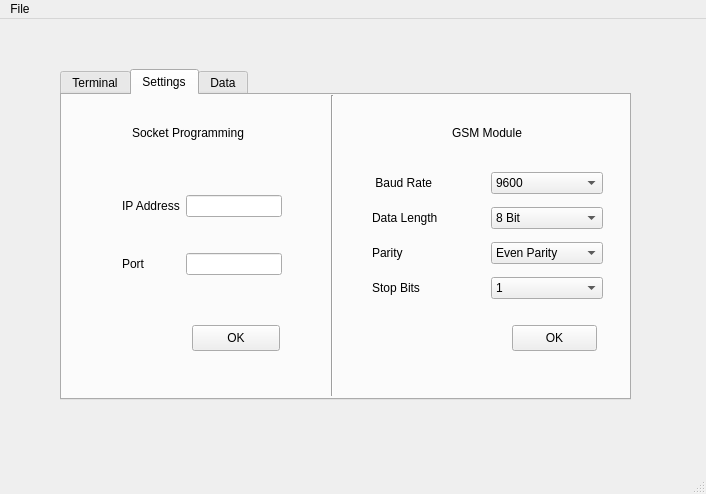
<?xml version="1.0" encoding="UTF-8"?>
<ui version="4.0">
 <class>MainWindow</class>
 <widget class="QMainWindow" name="MainWindow">
  <property name="geometry">
   <rect>
    <x>0</x>
    <y>0</y>
    <width>706</width>
    <height>494</height>
   </rect>
  </property>
  <property name="windowTitle">
   <string>MainWindow</string>
  </property>
  <widget class="QWidget" name="centralwidget">
   <widget class="QTabWidget" name="tabWidget">
    <property name="geometry">
     <rect>
      <x>60</x>
      <y>50</y>
      <width>571</width>
      <height>331</height>
     </rect>
    </property>
    <property name="currentIndex">
     <number>1</number>
    </property>
    <widget class="QWidget" name="tab">
     <attribute name="title">
      <string>Terminal</string>
     </attribute>
     <widget class="QTextBrowser" name="textBrowser">
      <property name="geometry">
       <rect>
        <x>50</x>
        <y>100</y>
        <width>481</width>
        <height>181</height>
       </rect>
      </property>
     </widget>
     <widget class="QPushButton" name="pushButton">
      <property name="geometry">
       <rect>
        <x>330</x>
        <y>300</y>
        <width>71</width>
        <height>26</height>
       </rect>
      </property>
      <property name="text">
       <string>Test </string>
      </property>
     </widget>
     <widget class="QLineEdit" name="lineEdit_9">
      <property name="geometry">
       <rect>
        <x>130</x>
        <y>50</y>
        <width>271</width>
        <height>25</height>
       </rect>
      </property>
     </widget>
     <widget class="QLabel" name="label_13">
      <property name="geometry">
       <rect>
        <x>50</x>
        <y>60</y>
        <width>71</width>
        <height>16</height>
       </rect>
      </property>
      <property name="text">
       <string>Command:</string>
      </property>
     </widget>
     <widget class="QCommandLinkButton" name="commandLinkButton">
      <property name="geometry">
       <rect>
        <x>420</x>
        <y>40</y>
        <width>31</width>
        <height>41</height>
       </rect>
      </property>
      <property name="text">
       <string/>
      </property>
     </widget>
    </widget>
    <widget class="QWidget" name="tab_2">
     <attribute name="title">
      <string>Settings</string>
     </attribute>
     <widget class="QWidget" name="gridLayoutWidget">
      <property name="geometry">
       <rect>
        <x>60</x>
        <y>70</y>
        <width>160</width>
        <height>142</height>
       </rect>
      </property>
      <layout class="QGridLayout" name="gridLayout">
       <item row="1" column="1">
        <widget class="QLineEdit" name="lineEdit"/>
       </item>
       <item row="1" column="0">
        <widget class="QLabel" name="label">
         <property name="text">
          <string>IP Address</string>
         </property>
        </widget>
       </item>
       <item row="2" column="0">
        <widget class="QLabel" name="label_2">
         <property name="text">
          <string>Port</string>
         </property>
        </widget>
       </item>
       <item row="2" column="1">
        <widget class="QLineEdit" name="lineEdit_2"/>
       </item>
      </layout>
     </widget>
     <widget class="QPushButton" name="pushButton_3">
      <property name="geometry">
       <rect>
        <x>130</x>
        <y>230</y>
        <width>88</width>
        <height>26</height>
       </rect>
      </property>
      <property name="text">
       <string>OK</string>
      </property>
     </widget>
     <widget class="Line" name="line">
      <property name="geometry">
       <rect>
        <x>260</x>
        <y>0</y>
        <width>21</width>
        <height>301</height>
       </rect>
      </property>
      <property name="orientation">
       <enum>Qt::Vertical</enum>
      </property>
     </widget>
     <widget class="QWidget" name="gridLayoutWidget_5">
      <property name="geometry">
       <rect>
        <x>310</x>
        <y>70</y>
        <width>231</width>
        <height>144</height>
       </rect>
      </property>
      <layout class="QGridLayout" name="gridLayout_5">
       <item row="1" column="0">
        <widget class="QLabel" name="label_14">
         <property name="text">
          <string> Baud Rate </string>
         </property>
        </widget>
       </item>
       <item row="2" column="0">
        <widget class="QLabel" name="label_15">
         <property name="text">
          <string>Data Length</string>
         </property>
        </widget>
       </item>
       <item row="3" column="0">
        <widget class="QLabel" name="label_16">
         <property name="text">
          <string>Parity </string>
         </property>
        </widget>
       </item>
       <item row="4" column="0">
        <widget class="QLabel" name="label_17">
         <property name="text">
          <string>Stop Bits</string>
         </property>
        </widget>
       </item>
       <item row="2" column="1">
        <widget class="QComboBox" name="comboBox">
         <item>
          <property name="text">
           <string>8 Bit</string>
          </property>
         </item>
         <item>
          <property name="text">
           <string>4 Bit</string>
          </property>
         </item>
        </widget>
       </item>
       <item row="1" column="1">
        <widget class="QComboBox" name="comboBox_2">
         <item>
          <property name="text">
           <string>9600</string>
          </property>
         </item>
         <item>
          <property name="text">
           <string>19200</string>
          </property>
         </item>
         <item>
          <property name="text">
           <string>4800</string>
          </property>
         </item>
        </widget>
       </item>
       <item row="3" column="1">
        <widget class="QComboBox" name="comboBox_4">
         <item>
          <property name="text">
           <string>Even Parity</string>
          </property>
         </item>
         <item>
          <property name="text">
           <string>Odd Parity</string>
          </property>
         </item>
        </widget>
       </item>
       <item row="4" column="1">
        <widget class="QComboBox" name="comboBox_3">
         <item>
          <property name="text">
           <string>1</string>
          </property>
         </item>
         <item>
          <property name="text">
           <string>2</string>
          </property>
         </item>
        </widget>
       </item>
      </layout>
     </widget>
     <widget class="QLabel" name="label_18">
      <property name="geometry">
       <rect>
        <x>70</x>
        <y>30</y>
        <width>131</width>
        <height>16</height>
       </rect>
      </property>
      <property name="text">
       <string>Socket Programming</string>
      </property>
     </widget>
     <widget class="QLabel" name="label_19">
      <property name="geometry">
       <rect>
        <x>390</x>
        <y>30</y>
        <width>81</width>
        <height>16</height>
       </rect>
      </property>
      <property name="text">
       <string>GSM Module</string>
      </property>
     </widget>
     <widget class="QPushButton" name="pushButton_2">
      <property name="geometry">
       <rect>
        <x>450</x>
        <y>230</y>
        <width>85</width>
        <height>26</height>
       </rect>
      </property>
      <property name="text">
       <string>OK</string>
      </property>
     </widget>
    </widget>
    <widget class="QWidget" name="tab_3">
     <attribute name="title">
      <string>Data</string>
     </attribute>
     <widget class="QWidget" name="gridLayoutWidget_4">
      <property name="geometry">
       <rect>
        <x>20</x>
        <y>70</y>
        <width>541</width>
        <height>221</height>
       </rect>
      </property>
      <layout class="QGridLayout" name="gridLayout_4">
       <item row="0" column="3">
        <layout class="QGridLayout" name="gridLayout_3">
         <item row="1" column="0">
          <widget class="QLabel" name="label_9">
           <property name="text">
            <string>Heartbeat</string>
           </property>
          </widget>
         </item>
         <item row="2" column="0">
          <widget class="QLabel" name="label_8">
           <property name="text">
            <string>Breath</string>
           </property>
          </widget>
         </item>
         <item row="2" column="1">
          <widget class="QLineEdit" name="lineEdit_7"/>
         </item>
         <item row="0" column="1">
          <widget class="QLineEdit" name="lineEdit_6"/>
         </item>
         <item row="1" column="1">
          <widget class="QLineEdit" name="lineEdit_8"/>
         </item>
         <item row="0" column="0">
          <widget class="QLabel" name="label_10">
           <property name="text">
            <string>Temp</string>
           </property>
          </widget>
         </item>
         <item row="1" column="2">
          <spacer name="horizontalSpacer_3">
           <property name="orientation">
            <enum>Qt::Horizontal</enum>
           </property>
           <property name="sizeHint" stdset="0">
            <size>
             <width>40</width>
             <height>20</height>
            </size>
           </property>
          </spacer>
         </item>
        </layout>
       </item>
       <item row="0" column="1">
        <layout class="QGridLayout" name="gridLayout_2">
         <item row="0" column="0">
          <widget class="QLabel" name="label_3">
           <property name="text">
            <string>Temp</string>
           </property>
          </widget>
         </item>
         <item row="0" column="1">
          <widget class="QLineEdit" name="lineEdit_3"/>
         </item>
         <item row="2" column="0">
          <widget class="QLabel" name="label_5">
           <property name="text">
            <string>Breath</string>
           </property>
          </widget>
         </item>
         <item row="1" column="0">
          <widget class="QLabel" name="label_4">
           <property name="text">
            <string>Heartbeat</string>
           </property>
          </widget>
         </item>
         <item row="2" column="1">
          <widget class="QLineEdit" name="lineEdit_5"/>
         </item>
         <item row="1" column="1">
          <widget class="QLineEdit" name="lineEdit_4"/>
         </item>
        </layout>
       </item>
       <item row="0" column="2">
        <spacer name="horizontalSpacer">
         <property name="orientation">
          <enum>Qt::Horizontal</enum>
         </property>
         <property name="sizeHint" stdset="0">
          <size>
           <width>40</width>
           <height>20</height>
          </size>
         </property>
        </spacer>
       </item>
       <item row="0" column="0">
        <spacer name="horizontalSpacer_2">
         <property name="orientation">
          <enum>Qt::Horizontal</enum>
         </property>
         <property name="sizeHint" stdset="0">
          <size>
           <width>40</width>
           <height>20</height>
          </size>
         </property>
        </spacer>
       </item>
      </layout>
     </widget>
     <widget class="QWidget" name="horizontalLayoutWidget">
      <property name="geometry">
       <rect>
        <x>20</x>
        <y>30</y>
        <width>541</width>
        <height>41</height>
       </rect>
      </property>
      <layout class="QHBoxLayout" name="horizontalLayout">
       <item>
        <spacer name="horizontalSpacer_4">
         <property name="orientation">
          <enum>Qt::Horizontal</enum>
         </property>
         <property name="sizeHint" stdset="0">
          <size>
           <width>40</width>
           <height>20</height>
          </size>
         </property>
        </spacer>
       </item>
       <item>
        <widget class="QLabel" name="label_11">
         <property name="text">
          <string>User 1</string>
         </property>
        </widget>
       </item>
       <item>
        <spacer name="horizontalSpacer_5">
         <property name="orientation">
          <enum>Qt::Horizontal</enum>
         </property>
         <property name="sizeHint" stdset="0">
          <size>
           <width>40</width>
           <height>20</height>
          </size>
         </property>
        </spacer>
       </item>
       <item>
        <widget class="QLabel" name="label_12">
         <property name="text">
          <string>User 2</string>
         </property>
        </widget>
       </item>
       <item>
        <spacer name="horizontalSpacer_6">
         <property name="orientation">
          <enum>Qt::Horizontal</enum>
         </property>
         <property name="sizeHint" stdset="0">
          <size>
           <width>40</width>
           <height>20</height>
          </size>
         </property>
        </spacer>
       </item>
      </layout>
     </widget>
    </widget>
   </widget>
  </widget>
  <widget class="QMenuBar" name="menubar">
   <property name="geometry">
    <rect>
     <x>0</x>
     <y>0</y>
     <width>706</width>
     <height>25</height>
    </rect>
   </property>
   <widget class="QMenu" name="menuFile">
    <property name="title">
     <string>File</string>
    </property>
    <addaction name="actionOpen_Database"/>
    <addaction name="actionDelete_Database"/>
   </widget>
   <addaction name="menuFile"/>
  </widget>
  <widget class="QStatusBar" name="statusbar"/>
  <action name="actionOpen_Database">
   <property name="text">
    <string>Open Database</string>
   </property>
  </action>
  <action name="actionDelete_Database">
   <property name="text">
    <string>Delete Database</string>
   </property>
  </action>
 </widget>
 <resources/>
 <connections/>
</ui>
